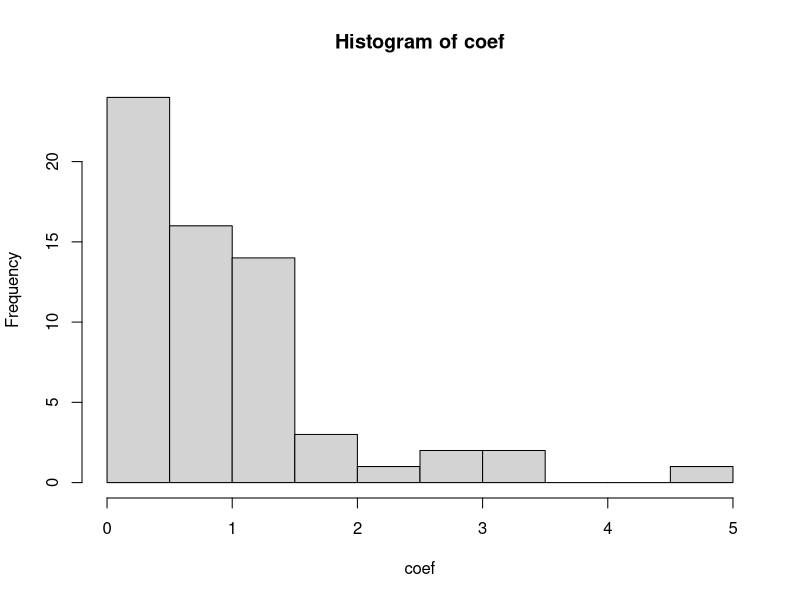
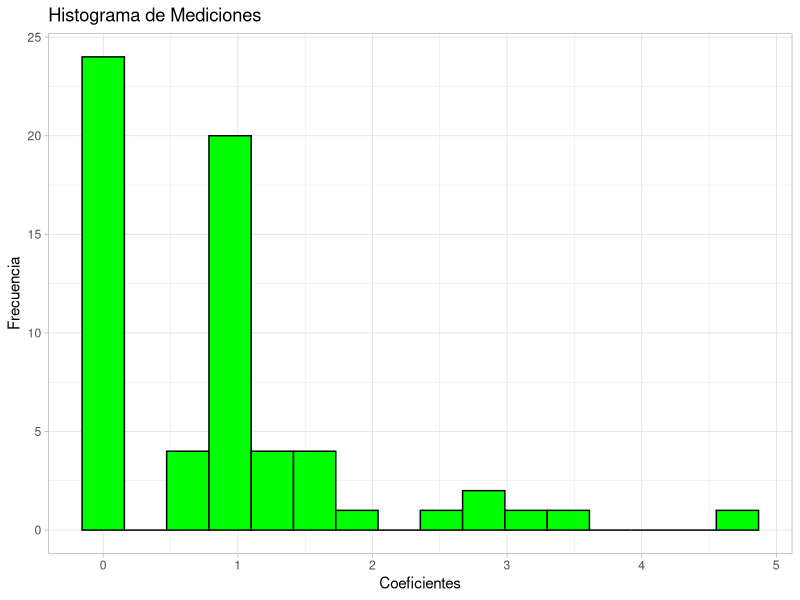
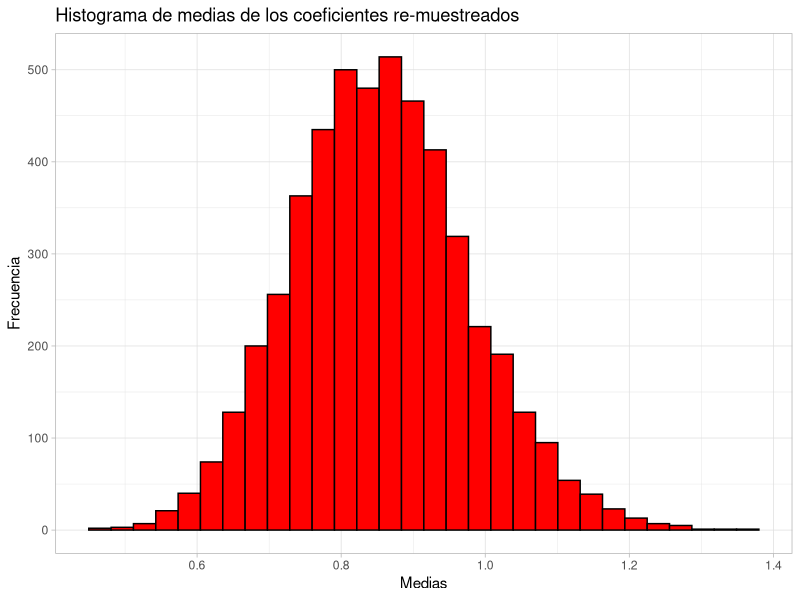
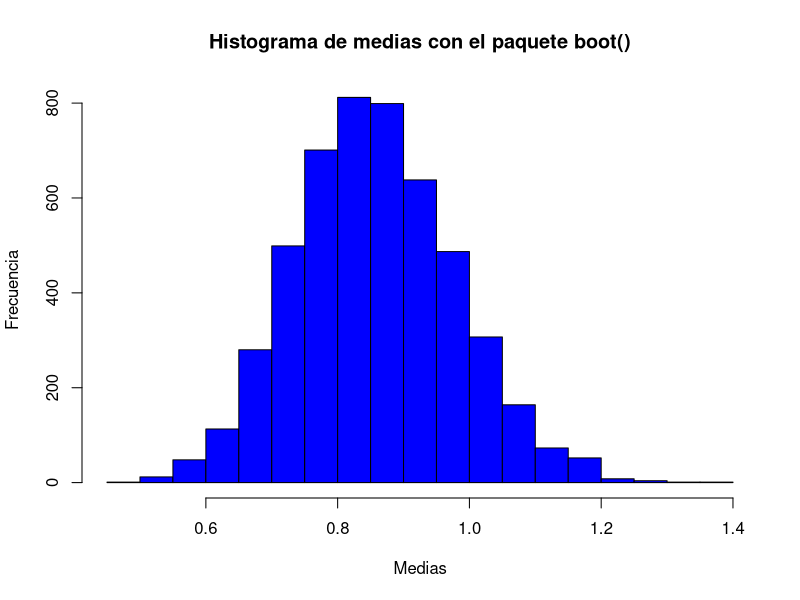

R code for these plots, in order:
library(dplyr)
library(ggplot2)
setwd("C:/....")
data <- read.csv("resultado.csv")

goles <- select(data, FTHG, FTAG)
goles_tabla <- table(goles)

goles_casa <- margin.table(goles_tabla,1)
goles_visita <- margin.table(goles_tabla,2)

prob.casa <- prop.table(goles_casa)
prob.visita <- prop.table(goles_visita)
prob.conjunta <- prop.table(goles_tabla)

prob.casa.df <- as.data.frame(prob.casa)
prob.visita.df <- as.data.frame(prob.visita)
prob.conjunta.df <- as.data.frame(prob.conjunta)


#Hasta aquí es postwork03

#Cálculo los productos de las marginales

for (i in 1:length(prob.visita.df$Freq)){
  for (j in 1:length(prob.casa.df$Freq)){
    x <- data.frame( "FTHG" = j-1, "FTAG" = i-1, "Freq" = (prob.visita.df$Freq[i])*(prob.casa.df$Freq[j]))
    if (i==1 && j==1 ){
      prob.producto.df <- x
    } else {
      prob.producto.df <- rbind(prob.producto.df,x)
    }
    
  }
}

#Para comparar
prob.producto.df
prob.conjunta.df

#Hago la división, si da 1 es porque las variables son independientes 
coef <- (prob.conjunta.df$Freq)/(prob.producto.df$Freq)


#Hago un dataframe para observar en que casos casi da 1
coef.df <- data.frame( "FTHG" = prob.conjunta.df$FTHG , "FTAG" = prob.conjunta.df$FTAG , "Conjun" = prob.conjunta.df$Freq, 
                       "Prod" = prob.producto.df$Freq,"Coef" = coef )

coef.df

#reviso la media y desviación de las divisiones, así como el histograma

mean(coef)
sd(coef)
hist(coef)

coef.df %>%
  ggplot() + 
  aes(Coef) +
  geom_histogram(bins = 16, col="black", fill = "green") + 
  ggtitle("Histograma de Mediciones") +
  ylab("Frecuencia") +
  xlab("Coeficientes") + 
  theme_light()

#Aquí empieza el método de bootstrap 
medias <- numeric(5000) #vector de ceros

#Medias de remuestreos
for (i in 1:5000){
  muestra <- sample(coef, replace = T)
  medias[i] <- mean(muestra)
}

#Histograma de las medias
medias.df <- data.frame( "Medias" = medias)


medias.df %>%
  ggplot() + 
  aes(Medias) +
  geom_histogram(col="black", fill = "red") + 
  ggtitle("Histograma de medias de los coeficientes re-muestreados") +
  ylab("Frecuencia") +
  xlab("Medias") + 
  theme_light()


#Media de las medias y desviación
mean(medias)
sd(medias)

#Intervalo de confianza 
quantile(medias, c(0.025, 0.975))

#aplicando el paquete boot de R

library(boot)

coefdf <- data.frame(coef)


#Función que hará de estadístico
media <- function(coefdf, cocientes)
{
  d=coefdf[cocientes,]
  mean(d)
}


#Remuestreo
replicas <- boot(data=coefdf, statistic = media, R=5000)


names(replicas)
hist(replicas$t , main = "Histograma de medias con el paquete boot()",
     xlab = "Medias", ylab = "Frecuencia", col = "blue")


mean(replicas$t)
sd(replicas$t)